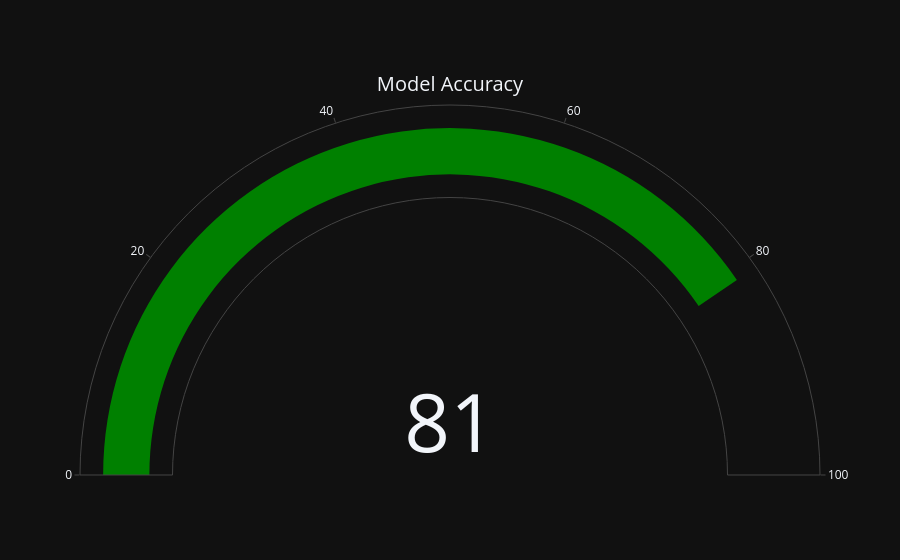

The notebook cell saved with this chart:
### Code cell
import plotly.graph_objects as go

accuracy = 0.81

fig = go.Figure(go.Indicator(
    mode = "gauge+number",
    value = accuracy * 100,
    title = {'text': "Model Accuracy"},
    gauge = {
        'axis': {'range': [0, 100]}
    }
))
fig.update_layout(template = 'plotly_dark')
fig.show()

### Figure 1 — Plotly figure (JSON) as saved in the notebook; plotly's stock layout.template omitted (floating-point values rounded to 4 significant figures)
{"data": [{"gauge": {"axis": {"range": [0, 100]}}, "mode": "gauge+number", "title": {"text": "Model Accuracy"}, "type": "indicator", "value": 81}], "layout": {}}
